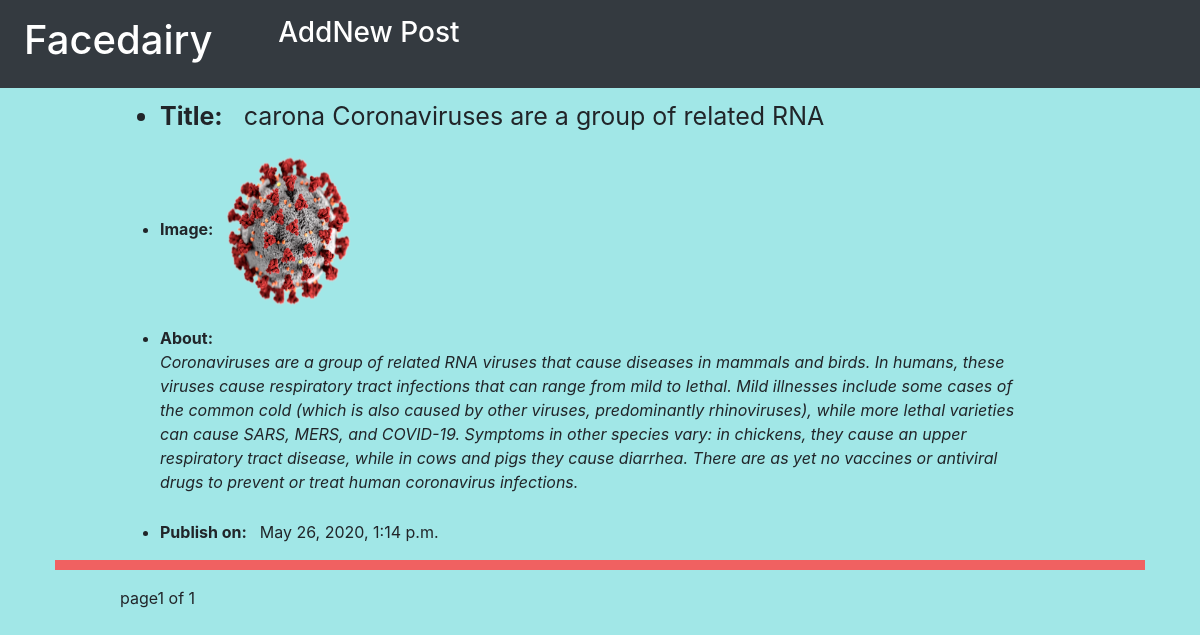
The page / on the database its author committed.
### testapp/models.py (models this page shows, shortened)
class face(models.Model):
    title=models.CharField(max_length=100)
    body=models.TextField()
    img=models.ImageField(upload_to='images')
    publish=models.DateTimeField(default=timezone.now)
    class Meta:
        ordering=('-publish',)

### testapp/views.py (the view)
# urls.py: path('', views.show_face_views, name='home'),
def show_face_views(request):
    face_details=face.objects.all()
    paginator=Paginator(face_details,2)
    page_number=request.GET.get('page')
    try:
        face_details=paginator.page(page_number)
    except  PageNotAnInteger:
        face_details=paginator.page(1)
    except EmptyPage:
        face_details=paginator.page(paginator.num_pages)
    return render(request,'show.html',{'face_details':face_details})

### templates/show.html (shortened to what this page needs)
<!DOCTYPE html>
{% extends 'base.html'%}
{% block body%}
{% for f in face_details%}
<div>
<ul>
    <li id="l1" class="c1">
      <b>  Title:</b>&nbsp&nbsp {{f.title}}
    </li>
    <li id="l2">
       <b> Image: </b>&nbsp&nbsp<img src="{{ f.img.url }}" class="img-responsive" style="width:125px; height:150px" />
    </li>
    <li  id="l3" class="c1">
      <b>  About: </b>&nbsp&nbsp <em>{{f.body|linebreaks}}</em>
    </li>
    <li  id="l4">
      <b> Publish on: </b> &nbsp&nbsp{{f.publish}}
    </li>
</ul>
</div>
<hr style='border:5px solid rgb(240, 97, 97) ' width="90%">
{% endfor%}
{% include 'pagination.html' with page=face_details %}
{% endblock %}

### templates/base.html (shortened to what this page needs)
<!DOCTYPE html>
{% load static %}
<html lang="en">
<head>
    <link rel="stylesheet" href="https://maxcdn.bootstrapcdn.com/bootstrap/4.0.0/css/bootstrap.min.css">
    <link rel="stylesheet" href="{% static 'css/show.css' %}">
</head>
<body>
    <nav class="navbar navbar-expand-sm bg-dark navbar-dark">
        <ul class="navbar-nav">
          <li class="nav-item active">
            <a class="nav-link" href="{% url 'home'%}"><h1>Facedairy </h1></a>
          </li> &nbsp&nbsp&nbsp&nbsp&nbsp&nbsp&nbsp&nbsp&nbsp&nbsp&nbsp
          <li class="nav-item active">
            <a class="nav-link" href="/insert"><h3>AddNew Post</h3></a>
          </li> &nbsp&nbsp&nbsp&nbsp&nbsp&nbsp&nbsp&nbsp&nbsp&nbsp&nbsp
        </ul>
      </nav>
     {% block body%}
     {% endblock %}
  </body>
</html>

### templates/pagination.html (shortened to what this page needs)
<div class="paginator">
    <span class="current">
        page{{page.number}} of {{page.paginator.num_pages}}
    </span>
</div>

### static/css/show.css (style rules this page uses)
body { background-color: rgb(161, 231, 231); }
#l3 { border: 0px solid green; width: 95%; padding-top:10px; padding-bottom: 10px; }
div { border: 0px solid red; width: 80%; margin: auto; }
#l1 { width: 95%; font-size: 25px; padding-top:10px; padding-bottom: 10px; }
#l2 { padding-top:10px; padding-bottom: 10px; }

### rows shown on the page
face: title "carona Coronaviruses are a group of related RNA", img (picture), body "Coronaviruses are a group of related RNA viruses that cause diseases in mammals and birds. In humans, these viruses cause respiratory tract infections that can range from mild to lethal. Mild illnesses include some cases of the common cold (which is also caused by other viruses, predominantly rhinoviruses), while more lethal varieties can cause SARS, MERS, and COVID-19. Symptoms in other species vary: in chickens, they cause an upper respiratory tract disease, while in cows and pigs they cause diarrhea. There are as yet no vaccines or antiviral drugs to prevent or treat human coronavirus infections.", publish "May 26, 2020, 1:14 p.m."

### other values the page prints
{{ page.number }} "1"
{{ page.paginator.num_pages }} "1"
